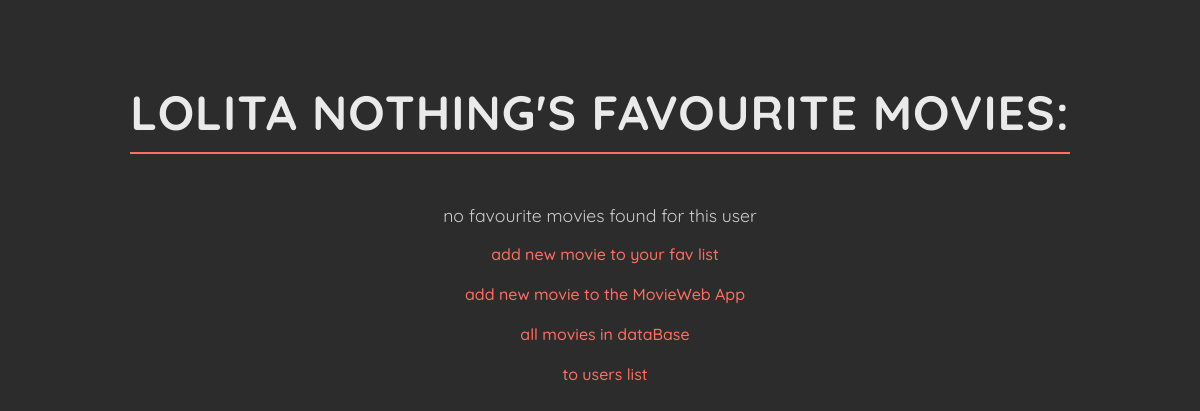
Before: /users/1 with the older database file.
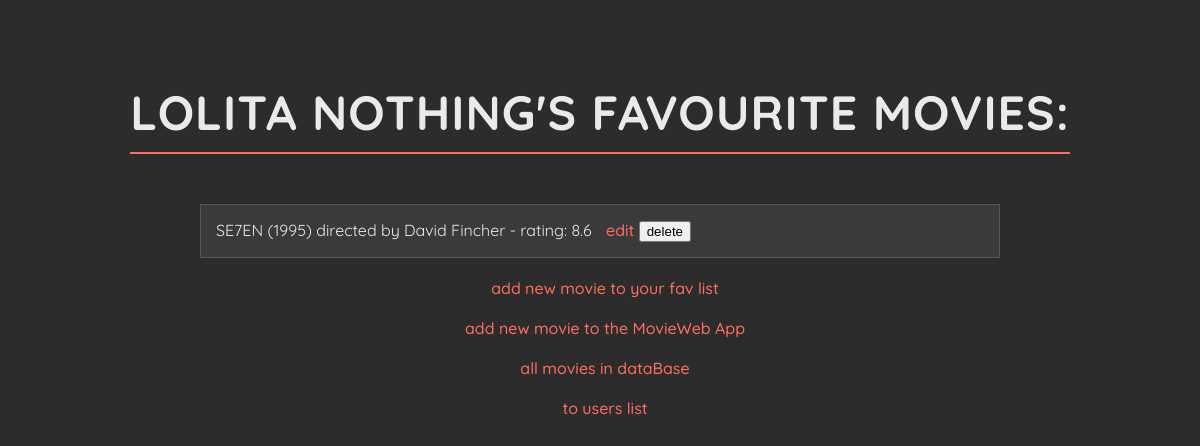
After: the same page with the newer database file.
### data_models.py (models this page shows, shortened)
class Movie(db.Model):
    __tablename__ = 'movies'
    movie_id = db.Column(db.Integer, primary_key=True, autoincrement=True)
    title = db.Column(db.String(250), nullable=False)
    director = db.Column(db.String(200), nullable=False)
    release_year = db.Column(db.Integer, nullable=False)
    movie_rating = db.Column(db.Float, nullable=False)
    users = relationship('User', secondary=user_movies, back_populates='movies')

### app.py (the view)
@app.route('/users/<int:user_id>', methods=['GET'])
def user_movies(user_id):
    user = data_manager.get_user_by_id(user_id)
    movies = data_manager.get_user_movies(user_id)
    if not user:
        flash(f'User with ID {user_id} is not found.', 'error')
        return redirect('/users')
    return render_template('user_movies.html', user=user, movies=movies)

### datamanager/sqlite_data_manager.py (called while the page is built)
    def get_user_by_id(self, user_id):
        with self.app.app_context():
            return self.db.session.query(User).filter_by(user_id=user_id).first()

    def get_user_movies(self, user_id):
        with self.app.app_context():
            user = self.db.session.query(User).filter_by(user_id=user_id).first()
            if user is not None:
                movies = user.movies
            else:
                movies = []
            return movies

### templates/user_movies.html (shortened to what this page needs)
<!DOCTYPE html>
<html lang="en">
<head>
</head>
<body>
    <h1>{{ user.user_name }}'s favourite movies:</h1>
        {% if movies %}
            <ul>
            {% for movie in movies %}
                <li>
                    {{ movie.title }} ({{ movie.release_year }}) directed by {{ movie.director }} - rating: {{ movie.movie_rating }}
                    <a href="{{ url_for('update_movie', user_id=user.user_id, movie_id=movie.movie_id) }}">edit</a>
                    <form action="{{ url_for('delete_movie', movie_id=movie.movie_id) }}" method="POST" style="display: inline;">
                        <button type="submit">delete</button>
                    </form>
                </li>
            {% endfor %}
            </ul>
            {% else %}
                <p>no favourite movies found for this user</p>
        {% endif %}
        <div>
            <a href="{{ url_for('add_new_movie_to_user', user_id=user.user_id) }}">add new movie to your fav list</a><br><br>
            <a href="{{ url_for('add_movie') }}">add new movie to the MovieWeb App</a><br><br>
            <a href="{{ url_for('list_movies') }}">all movies in dataBase</a><br><br>
            <a href="{{ url_for('list_users') }}">to users list</a>
        </div>
</body>
</html>

Changed rows visible on the page:
added Movie: title "SE7EN", release_year "1995", director "David Fincher", movie_rating "8.6"
Other visible differences:
text no longer shown: "no favourite movies found for this user"
